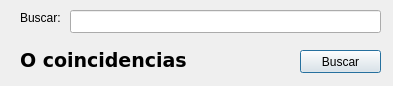
<?xml version="1.0" encoding="UTF-8"?>
<ui version="4.0">
 <class>Dialog</class>
 <widget class="QDialog" name="Dialog">
  <property name="geometry">
   <rect>
    <x>0</x>
    <y>0</y>
    <width>393</width>
    <height>86</height>
   </rect>
  </property>
  <property name="windowTitle">
   <string>Dialog</string>
  </property>
  <property name="modal">
   <bool>true</bool>
  </property>
  <widget class="QLineEdit" name="linEdBuscar">
   <property name="geometry">
    <rect>
     <x>70</x>
     <y>10</y>
     <width>311</width>
     <height>23</height>
    </rect>
   </property>
  </widget>
  <widget class="QLabel" name="label">
   <property name="geometry">
    <rect>
     <x>20</x>
     <y>10</y>
     <width>57</width>
     <height>15</height>
    </rect>
   </property>
   <property name="text">
    <string>Buscar:</string>
   </property>
  </widget>
  <widget class="QPushButton" name="btnBuscar">
   <property name="geometry">
    <rect>
     <x>300</x>
     <y>50</y>
     <width>81</width>
     <height>23</height>
    </rect>
   </property>
   <property name="text">
    <string>Buscar</string>
   </property>
  </widget>
  <widget class="QLabel" name="qLbRta">
   <property name="geometry">
    <rect>
     <x>20</x>
     <y>50</y>
     <width>201</width>
     <height>21</height>
    </rect>
   </property>
   <property name="font">
    <font>
     <family>Verdana</family>
     <pointsize>14</pointsize>
     <weight>75</weight>
     <bold>true</bold>
    </font>
   </property>
   <property name="text">
    <string>O coincidencias</string>
   </property>
  </widget>
 </widget>
 <resources/>
 <connections/>
</ui>
